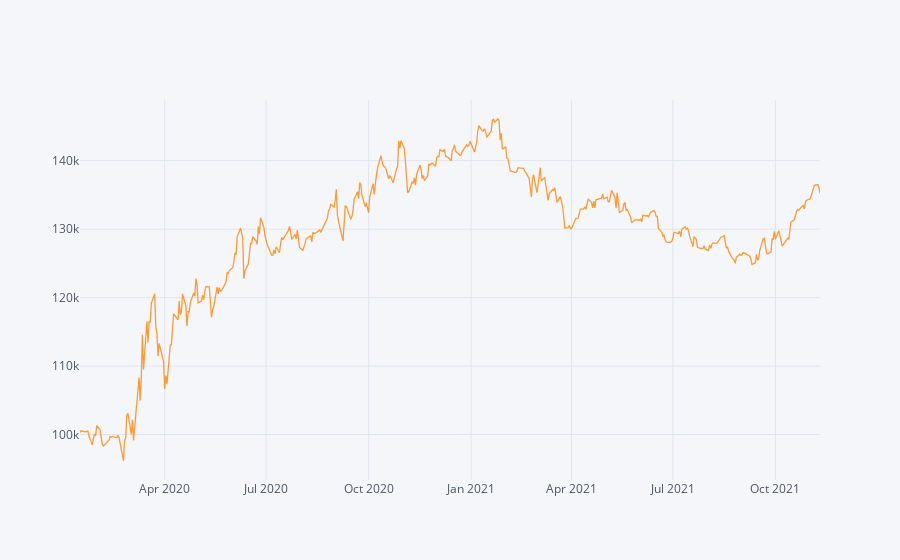

Notebook code for this chart:
### Code cell
#Todo:

r_df = results['result_df']

# Calculate the Absolute Return of our trend-following trading strategy
absolute_return_tf = (r_df['account_val'].iloc[-1]-starting_capital)/starting_capital

# Calculate the CAGR or our trend-following trading strategy
CAGR_tf = ((r_df['account_val'].iloc[-1]/starting_capital)**(252/len(df)))-1
#or
CAGR_tf = ((r_df['account_val'].iloc[-1]/starting_capital)**(365/(df.index[-1] - df.index[0]).days))-1


# Calculate the IR (Sharpe without RF-rate) of our trend-following trading strategy
information_ratio_tf = (r_df.account_val.pct_change().mean()/r_df.account_val.pct_change().std())*((252) **0.5)

#Plot the equity curve (hint: use 'account_val')
r_df.account_val.iplot()
#or
r_df.account_val.plot()

### Figure 1 — Plotly figure (JSON) as saved in the notebook; plotly's stock layout.template omitted (floating-point values rounded to 4 significant figures; data arrays with more than 128 entries replaced by an {"elided": "..."} marker saying what was removed)
{"data": [{"line": {"color": "rgba(255, 153, 51, 1.0)", "dash": "solid", "shape": "linear", "width": 1.3}, "mode": "lines", "name": "account_val", "text": "", "type": "scatter", "x": {"elided": "460 str values"}, "y": {"elided": "460 float values"}}], "layout": {"legend": {"bgcolor": "#F5F6F9", "font": {"color": "#4D5663"}}, "paper_bgcolor": "#F5F6F9", "plot_bgcolor": "#F5F6F9", "title": {"font": {"color": "#4D5663"}}, "xaxis": {"gridcolor": "#E1E5ED", "showgrid": true, "tickfont": {"color": "#4D5663"}, "title": {"font": {"color": "#4D5663"}, "text": ""}, "zerolinecolor": "#E1E5ED"}, "yaxis": {"gridcolor": "#E1E5ED", "showgrid": true, "tickfont": {"color": "#4D5663"}, "title": {"font": {"color": "#4D5663"}, "text": ""}, "zerolinecolor": "#E1E5ED"}}}
